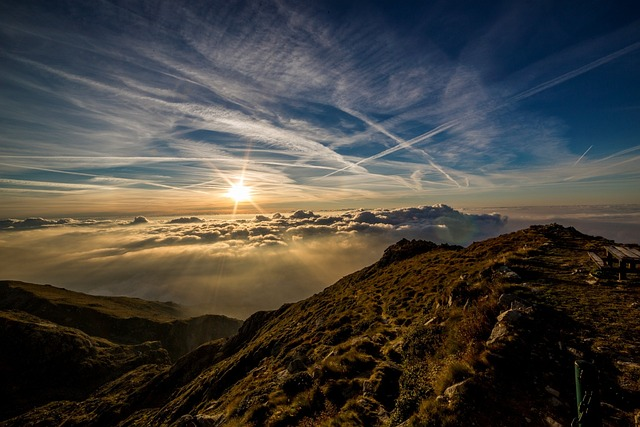
#> input picture mountains.jpg, 640 x 427 px
$ python ejercicio_2.py
#> lines starting #> are read from the running program, lines starting #| are printed output that depends on the picture; after the words box and inside, x2 and y2 are one past the last pixel; in counts of white or black regions, pixels touching at a corner belong together
#%% imports

import matplotlib.pyplot as plt
import cv2
import numpy as np
from PIL import Image, ImageEnhance

#%% Parte a
'''
Cargue y despliegue tanto imagen a color, en escala de grises y el histograma de la imagen en
escala de grises. Comente su correspondencia con la composicion de la imagen
'''

## Cargar imagen de color y en escala de grises
mountains_color = cv2.imread("mountains.jpg")
#> mountains_color is the input picture: shape (427, 640, 3); mean B, G, R 62.2, 66.9, 69.6
mountains_gray = cv2.cvtColor(mountains_color, cv2.COLOR_BGR2GRAY)
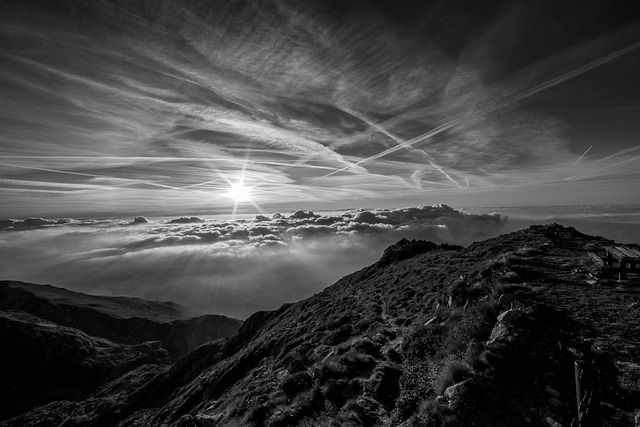
#> mountains_gray: shape (427, 640); min 0, max 255, mean 67.2

#&& Desplegar imagen a color

plt.figure(figsize=(6, 6))
plt.imshow(cv2.cvtColor(mountains_color, cv2.COLOR_BGR2RGB)) ##convertir BGR a RGB
plt.title("Imagen a Color")
plt.axis('off')
plt.show()

#%% Desplegar imagen en escala de grises

plt.figure(figsize=(6, 6))
plt.imshow(mountains_gray, cmap='gray')
plt.title("Imagen en escala de grises")
plt.axis('off')
plt.show()


#%% Desplegar histograma de escala de grises

hist,bins = np.histogram(mountains_gray,256,[0,255]) ##histograma de escala de grises
#> hist = 256 values, max 9766 at index 1, min 10 at index 244, mean 1067.5; bins = 257 values from 0 to 255

plt.figure(figsize=(6,6))
plt.bar(range(len(hist)), hist)
plt.title('Histograma de escala de grises')
plt.xlabel('Intensidad de pixeles')
plt.ylabel('Frecuencia (cantidad)')
plt.show()
#> figure, not shown here; tallest bar 9766 high, from x = 0.6 to 1.4

"""
En este histograma se puede ver la distribución de intensidades de la imagen,
con un peak inicial cercano al 0 podemos decir que existen areas muy oscuras en la imagen,
también se puede observar la presencia de pequeños valles y alta concentración entre
0-120 aproximadamente, esto quiere decir que la imagen concentra la mayoría de pixeles en areas
más oscuras y por tanto en cuestion de brillo podría concluirse que es una imagen
que tiende a ser oscura.

"""

# %% Parte b
'''
 Despliegue el histograma acumulado de la imagen (de intensidades en escala de grises).
'''

hist_acc = np.cumsum(hist) ##acumulación del histograma anterior
#> hist_acc = 256 values from 6676 to 273280

##Despliegue del histograma
plt.figure(figsize=(6,6))
plt.bar(range(len(hist_acc)),hist_acc)
plt.title('Histograma acumulado')
plt.xlabel('Intensidad de pixeles')
plt.ylabel('Frecuencia acumulada')
plt.show()
#> figure, not shown here; tallest bar 273280 high, from x = 254.6 to 255.4


# %% Parte c
'''
Realice un ajuste del brillo de la imagen a color utilizando el m ́etodo de la biblioteca PIL con
los factores 0.5 y 1.5 . Despliegue las im ́agenes resultantes en una sola figura y comente al
respecto
'''

## Cargar imagen con Pillow Image
mountains_original = Image.open("mountains.jpg")
## Ajuste de brillo con factor 0.5
mountains_B_0_5 = ImageEnhance.Brightness(mountains_original).enhance(0.5)

## Ajuste de brillo con factor 1.5
mountains_B_1_5= ImageEnhance.Brightness(mountains_original).enhance(1.5)

## Despliegue de imagenes resultantes
plt.figure(figsize=(12, 4))

plt.subplot(1,3,1)
plt.imshow(mountains_original)
plt.title('Original')
plt.axis('off')

plt.subplot(1,3,2)
plt.imshow(mountains_B_0_5)
plt.title('Brillo factor 0.5')
plt.axis('off')

plt.subplot(1,3,3)
plt.imshow(mountains_B_1_5)
plt.title('Brillo factor 1.5')
plt.axis('off')

plt.tight_layout()
plt.show()

'''
Como se puede observar, se puede ver un oscurecimiento en la imagen original aplicando
el factor 0.5 y como se aclara bastante aplicando el factor 1.5 aunque aun mantiene
zonas oscuras en la imagen.
'''
# %% Parte d

'''
Realice ajuste de contraste de la imagen usando la biblioteca PIL con dos factores de contraste
uno mayor y otro menor que 1. Luego despliegue tres figuras, una que contenga la imagen
original junto a su histograma y las otras con las im ́agenes resultantes de los ajustes de
contraste y sus histogramas respectivos. Utilice im ́agenes en escala de grises para mostrar sus
resultados y realizar el procesamiento. Comente acerca de los resultados obtenidos.
'''
# usando Pillow convertir array a Imagen

mountains_gris = Image.fromarray(mountains_gray)

# Usando los factores 0.5 y 1.5 de contraste

mountains_C_0_5 = ImageEnhance.Contrast(mountains_gris).enhance(0.5)
mountains_C_1_5 = ImageEnhance.Contrast(mountains_gris).enhance(1.5)


# Ploteo imagen gris + su histograma
hist,bins = np.histogram(mountains_gris,256,[0,255])

plt.figure(figsize=(12,4))
plt.subplot(1,2,1)
plt.imshow(mountains_gris, cmap='gray')
plt.title('Imagen original (escala de grises)')

plt.subplot(1,2,2)
plt.bar(range(len(hist)),hist)
plt.title('Histograma imagen original')

plt.show()
#> figure, not shown here; panel 2: tallest bar 9766 high, from x = 0.6 to 1.4

# Ploteo imagen contraste 0.5 + su histograma

hist_c_0_5,bins_c_0_5 = np.histogram(mountains_C_0_5,256,[0,255])
#> hist_c_0_5 = 256 values, max 15978 at index 34, min 0 at index 0, mean 1067.5; bins_c_0_5 = 257 values from 0 to 255
plt.figure(figsize=(12,4))
plt.subplot(1,2,1)
plt.imshow(mountains_C_0_5, cmap='gray')
plt.title('Imagen contraste 0.5')

plt.subplot(1,2,2)
plt.bar(range(len(hist_c_0_5)),hist_c_0_5)
plt.title('Histograma imagen contraste 0.5')

plt.show()
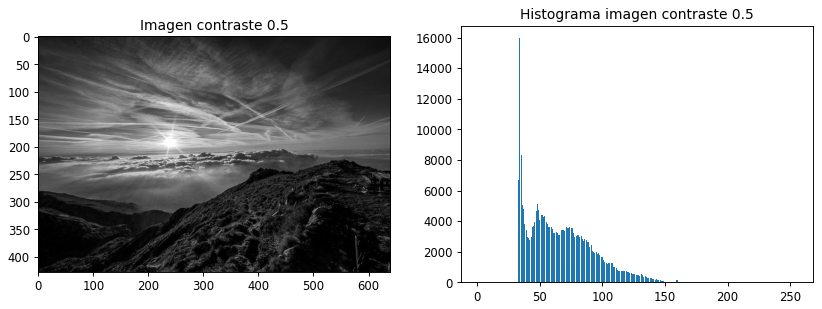
#> figure drawn by matplotlib, 2 panels; panel 2: tallest bar 15978 high, from x = 33.6 to 34.4

# Ploteo imagen contraste 1.5 + su histograma

hist_c_1_5,bins_c_1_5 = np.histogram(mountains_C_1_5,256,[0,255])
#> hist_c_1_5 = 256 values, max 63232 at index 0, min 0 at index 3, mean 1067.5; bins_c_1_5 = 257 values from 0 to 255
plt.figure(figsize=(12,4))
plt.subplot(1,2,1)
plt.imshow(mountains_C_1_5, cmap='gray')
plt.title('Imagen contraste 1.5')

plt.subplot(1,2,2)
plt.bar(range(len(hist_c_1_5)),hist_c_1_5)
plt.title('Histograma imagen contraste 1.5')

plt.show()
#> figure, not shown here; panel 2: tallest bar 63232 high, from x = -0.4 to 0.4
# %% Parte e
'''
Realice la ecualizaci ́on de la imagen. Para ello debe convertir a modelo YUV, y ecualizar solo
el canal de intensidades (o escala de grises) de la imagen. Para la conversi ́on puede utilizar el
comando cv2.COLOR BGR2YUV
'''
 # Conversión a modelo YUV

mountains_yuv = cv2.cvtColor(mountains_color, cv2.COLOR_BGR2YUV)
#> mountains_yuv: shape (427, 640, 3); mean of channels 0, 1, 2 67.2, 125.6, 130.2

# extraer solo el canal de intensidades :Y
canal_y = mountains_yuv[:,:,0]

# ecualizar el canal de intensidades
mountains_ec_y = cv2.equalizeHist(canal_y)

# reemplazar el canal de intensidades ecualizado en la imagen

mountains_yuv[:,:,0] = mountains_ec_y
#> mountains_yuv: shape (427, 640, 3); mean of channels 0, 1, 2 125.3, 125.6, 130.2

#%% Parte f

'''
Despliegue la imagen original (a color) junto a la imagen ecualizada (a color). Comente su
resultado. La Figura 3 muestra la imagen ecualizada de referencia.
'''
# convertir de vuelta a BGR
mountains_ec = cv2.cvtColor(mountains_yuv, cv2.COLOR_YUV2BGR)
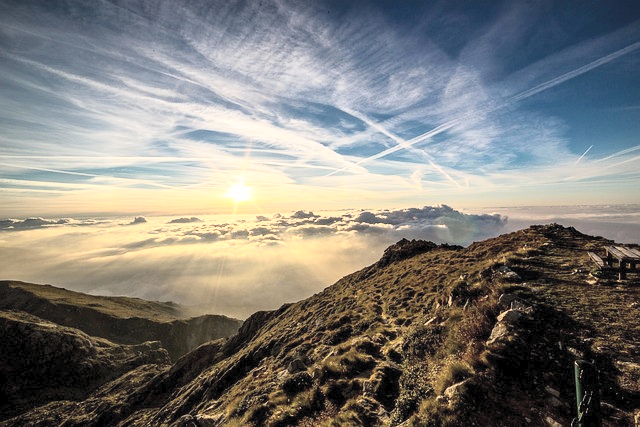
#> mountains_ec: shape (427, 640, 3); mean B, G, R 120.5, 125, 126.7

# Plotear imagen original de color vs imagen ecualizada a color

plt.figure(figsize=(12, 6))
plt.subplot(1,2,1)
plt.imshow(cv2.cvtColor(mountains_color, cv2.COLOR_BGR2RGB)) ##convertir BGR a RGB
plt.title("Imagen a Color")
plt.axis('off')

plt.subplot(1,2,2)
plt.imshow(cv2.cvtColor(mountains_ec, cv2.COLOR_BGR2RGB)) ##convertir BGR a RGB
plt.title("Imagen ecualizada")
plt.axis('off')
plt.show()
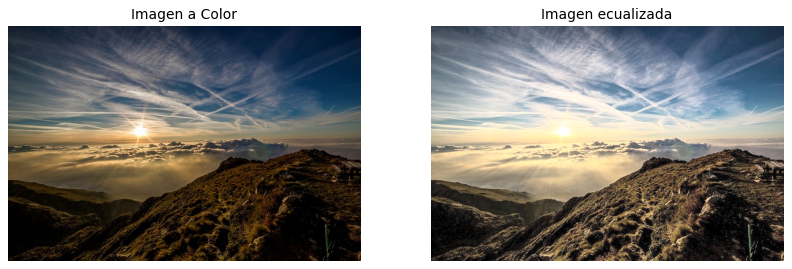
#> figure drawn by matplotlib, 2 panels
# %% Parte g

'''
Despliegue el histograma original de la imagen junto al histograma de la imagen ecualizada, y
despliegue el histograma acumulado original de la imagen junto al histograma acumulado de la
imagen ecualizada (histogramas de intensidades en escala de grises). Comente sus resultados.
'''
# Calcular el histograma ecualizado (canal y) y histograma acumulado
hist_y, bins_y = np.histogram(canal_y, 256, [0, 255])
#> hist_y = 256 values, max 9766 at index 9, min 0 at index 1, mean 1067.5; bins_y = 257 values from 0 to 255
hist_acc_y = np.cumsum(hist_y)
#> hist_acc_y = 256 values from 6676 to 273280

# Plotear histograma original vs histograma ecualizado
plt.figure(figsize=(12, 4))
plt.subplot(1,2,1)
plt.title('Histograma original')
plt.bar(range(len(hist)),hist,width=3)


plt.subplot(1,2,2)
plt.title('Histograma ecualizado')
plt.bar(range(len(hist_y)),hist_y,width=3)

# Plotear histograma original acumulado vs histograma acumulado ecualizado

plt.figure(figsize=(12, 4))
plt.subplot(1,2,1)
plt.title('Histograma acumulado original')
plt.bar(range(len(hist_acc)),hist_acc, width=3)


plt.subplot(1,2,2)
plt.title('Histograma acumulado ecualizado')
plt.bar(range(len(hist_acc_y)),hist_acc_y, width=3)

'''
 Se puede observar claramente del histograma acumulado que la imagen fue ecualizada correctamente
 por la forma uniforme del histograma acumulado.
'''
# %% Parte h

'''
Binarice la imagen original en escala de grises con un umbral de selecci ́on que permita se-
parar los tonos oscuros de los claros como se muestra en la Figura 4. Para la selecci ́on del
umbral ap ́oyese en el histograma. Explique el porqu ́e del umbral seleccionado. Aplique una
binarizacion con el umbral de Otsu y compare sus resultados.
'''
'''
En base a los dos histogramas, decidi guiarme por el ecualizado que nos muestra un mínimo local
alrededor de 50, esto es para resaltar aún más los detalles y mejorar el contraste de la imagen
'''
#Binarización
umbral= 50
_, mountains_binary = cv2.threshold(mountains_gray, umbral, 255, cv2.THRESH_BINARY)
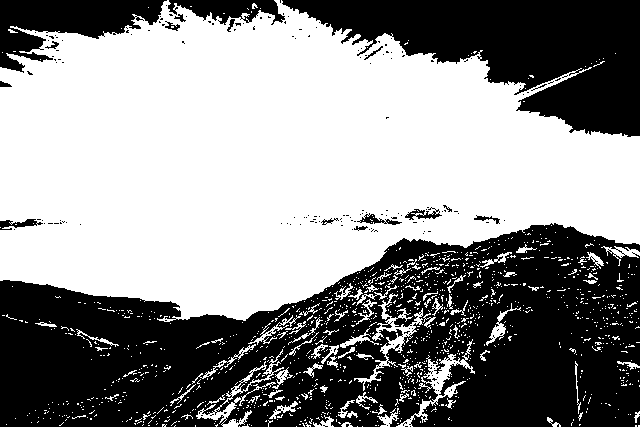
#> mountains_binary: shape (427, 640); 55.4% white; 213 black regions (195 under 20 px), largest, box (x1, y1, x2, y2) and area: (0, 223, 640, 427) 86764, (282, 0, 640, 137) 25682, (0, 0, 167, 73) 6097

plt.figure(figsize=(6, 6))
plt.imshow(mountains_binary, cmap="gray")
plt.title('Imagen binarizada')
plt.axis('off')
plt.show()
#> figure, not shown here; panel 1: tallest bar 9766 high, from x = -0.5 to 2.5; panel 2: tallest bar 9766 high, from x = 7.5 to 10.5
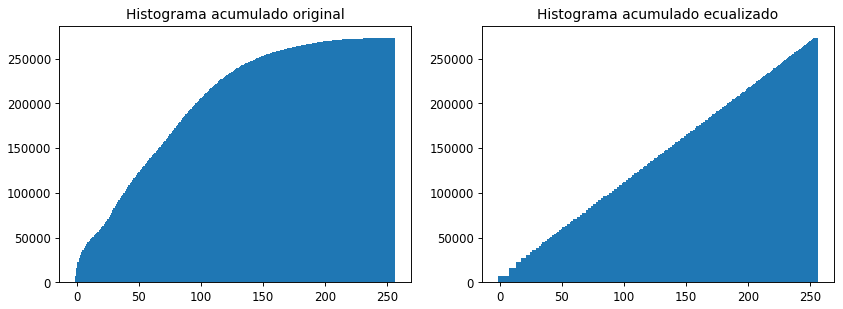
#> figure drawn by matplotlib, 2 panels; panel 1: tallest bar 273280 high, from x = 253.5 to 256.5; panel 2: tallest bar 273280 high, from x = 253.5 to 256.5
'''
A método de comparación, si utilizamos un umbral más bajo, considerando el histograma original, alrededor
de 20, se ve demasiado saturada y se pierde bastante detalle de la imagen
'''

umbral= 20
_, mountains_binary = cv2.threshold(mountains_gray, umbral, 255, cv2.THRESH_BINARY)
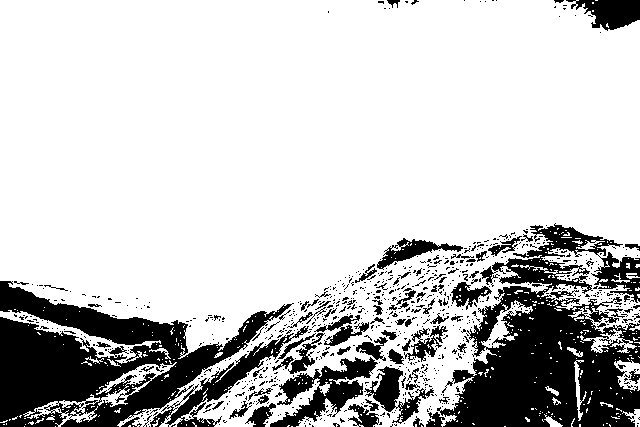
#> mountains_binary: shape (427, 640); 78.2% white; 811 black regions (722 under 20 px), largest, box (x1, y1, x2, y2) and area: (437, 223, 640, 427) 22310, (0, 281, 294, 427) 18930, (270, 357, 378, 427) 2860

plt.figure(figsize=(6, 6))
plt.imshow(mountains_binary, cmap="gray")
plt.title('Imagen binarizada')
plt.axis('off')
plt.show()
# %%

$ run again, with rgb.png saved as mountains.jpg
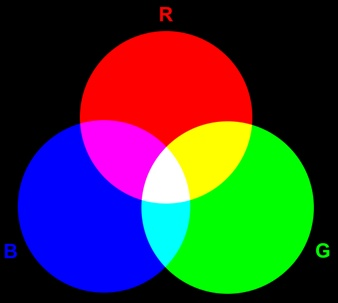
#> input picture rgb.png, 338 x 303 px
#> mountains_color is the input picture: shape (303, 338, 3); mean B, G, R 58.7, 58.6, 58.5
#> hist = 256 values, max 39096 at index 0, min 1 at index 186, mean 400.1; bins = 257 values from 0 to 255
#> hist_acc = 256 values from 39096 to 102414
#> hist_c_0_5 = 256 values, max 39096 at index 29, min 0 at index 0, mean 400.1; bins_c_0_5 = 257 values from 0 to 255
#> hist_c_1_5 = 256 values, max 45763 at index 0, min 0 at index 1, mean 400.1; bins_c_1_5 = 257 values from 0 to 255
#> `plt.show()`:
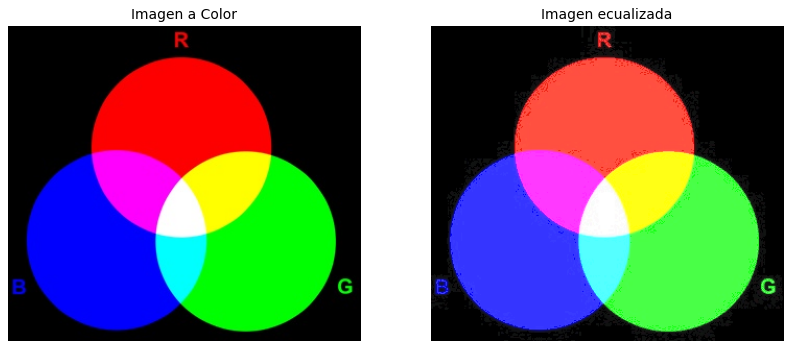
#> figure drawn by matplotlib, 2 panels
#> hist_y = 256 values, max 39096 at index 0, min 0 at index 1, mean 400.1; bins_y = 257 values from 0 to 255
#> hist_acc_y = 256 values from 39096 to 102414
#> `_, mountains_binary = cv2.threshold(mountains_gray, umbral, 255, cv2.T..`:
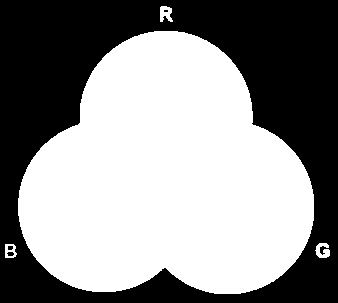
#> mountains_binary: shape (303, 338); 55.3% white; 4 black regions (2 under 20 px), largest, box (x1, y1, x2, y2) and area: (0, 0, 338, 303) 45713, (7, 252, 14, 256) 23
